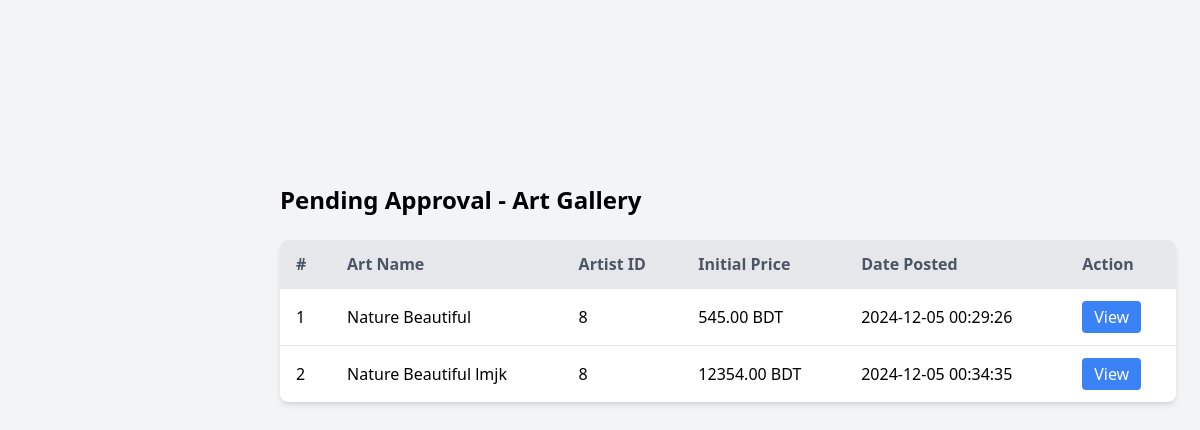
Page /Admin/ManageArt.php on the committed database.
### tables this page shows
CREATE TABLE `art_gallery` (
  `art_id` int(11) NOT NULL,
  `artist_id` int(11) NOT NULL,
  `art_name` varchar(255) NOT NULL,
  `art_description` text DEFAULT NULL,
  `art_img` varchar(255) DEFAULT NULL,
  `art_init_price` decimal(10,2) NOT NULL,
  `previous_bid_price` decimal(10,2) DEFAULT NULL,
  `final_bid_price` decimal(10,2) DEFAULT NULL,
  `bid_status` enum('active','pending','closed') DEFAULT 'active',
  `bid_end_date` datetime DEFAULT NULL,
  `creation_date` datetime NOT NULL,
  `num_bids` int(11) DEFAULT 0,
  `winner_customer_id` int(11) DEFAULT NULL,
  `approval_status` enum('pending','approved','rejected') DEFAULT 'pending'
);

### Admin/ManageArt.php (the view, shortened to what this page needs)
<!DOCTYPE html>
<html lang="en">
<head>
    <script src="https://cdn.tailwindcss.com"></script>
</head>
<body class="min-h-screen bg-gray-100">
    <div class="flex pt-40">
        <div class="ml-64 container mx-auto p-6">
            <h1 class="text-2xl font-bold mb-6">Pending Approval - Art Gallery</h1>
            <?php
            include "../Database_Connection/DB_Connection.php";
            $query = "SELECT * FROM art_gallery WHERE approval_status = 'pending'";
            $result = $conn->query($query);
            if ($result && $result->num_rows > 0): ?>
            <table class="w-full bg-white shadow-md rounded-lg overflow-hidden">
                <thead>
                    <tr class="bg-gray-200 text-left text-gray-600">
                        <th class="py-3 px-4">#</th>
                        <th class="py-3 px-4">Art Name</th>
                        <th class="py-3 px-4">Artist ID</th>
                        <th class="py-3 px-4">Initial Price</th>
                        <th class="py-3 px-4">Date Posted</th>
                        <th class="py-3 px-4">Action</th>
                    </tr>
                </thead>
                <tbody>
                    <?php
                    $count = 1;
                    while ($row = $result->fetch_assoc()): ?>
                    <tr class="border-t">
                        <td class="py-3 px-4"><?php echo $count++; ?></td>
                        <td class="py-3 px-4"><?php echo htmlspecialchars($row['art_name']); ?></td>
                        <td class="py-3 px-4"><?php echo htmlspecialchars($row['artist_id']); ?></td>
                        <td class="py-3 px-4"><?php echo htmlspecialchars($row['art_init_price']); ?> BDT</td>
                        <td class="py-3 px-4"><?php echo htmlspecialchars($row['creation_date']); ?></td>
                        <td class="py-3 px-4">
                            <button class="bg-blue-500 text-white py-1 px-3 rounded hover:bg-blue-600 view-btn"
                                data-id="<?php echo $row['art_id']; ?>">View</button>
                        </td>
                    </tr>
                    <?php endwhile; ?>
                </tbody>
            </table>
            <?php else: ?>
            <p class="text-gray-500 text-center mt-6">No art found for approval.</p>
            <?php endif; ?>
        </div>
    </div>
</body>
</html>

### rows in the picture
art_gallery: art_name "Nature Beautiful", artist "8", art_init_price "545.00", creation_date "2024-12-05 00:29:26"
art_gallery: art_name "Nature Beautiful lmjk", artist "8", art_init_price "12354.00", creation_date "2024-12-05 00:34:35"
